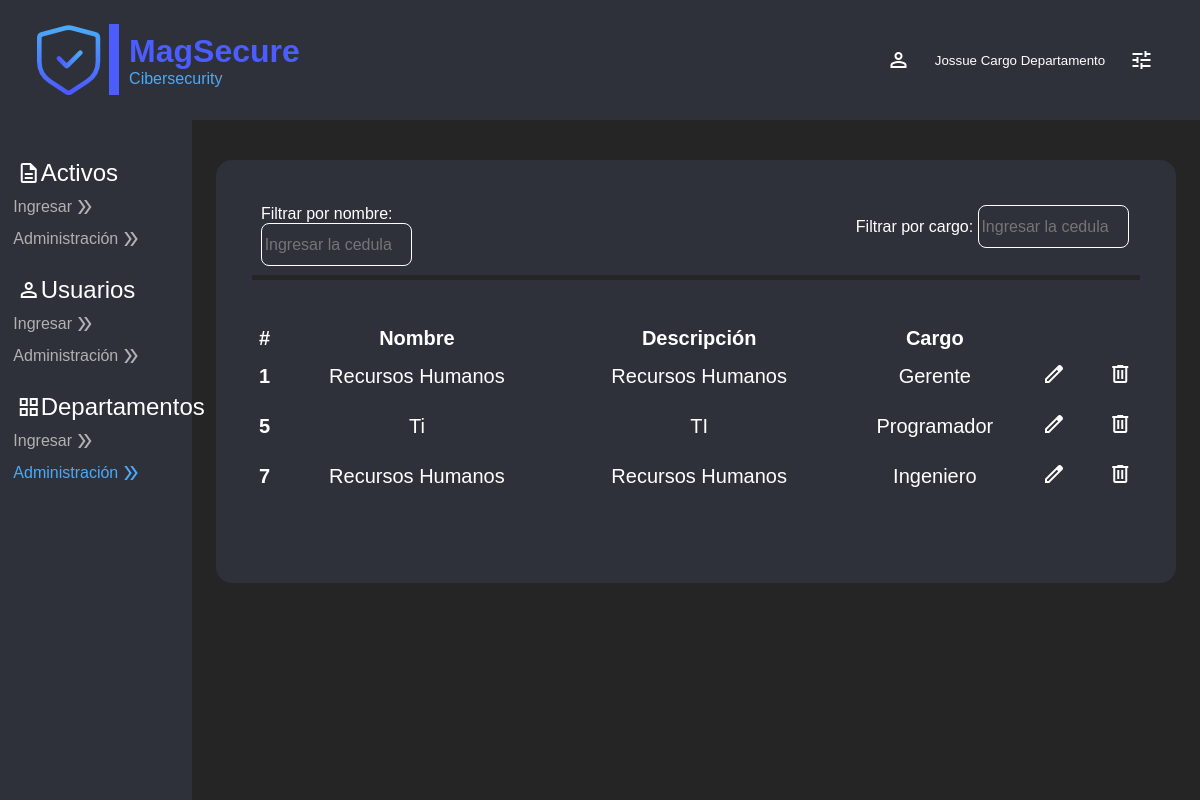
The page /home/tabledepartments/ (signed in) on the database as committed earlier.
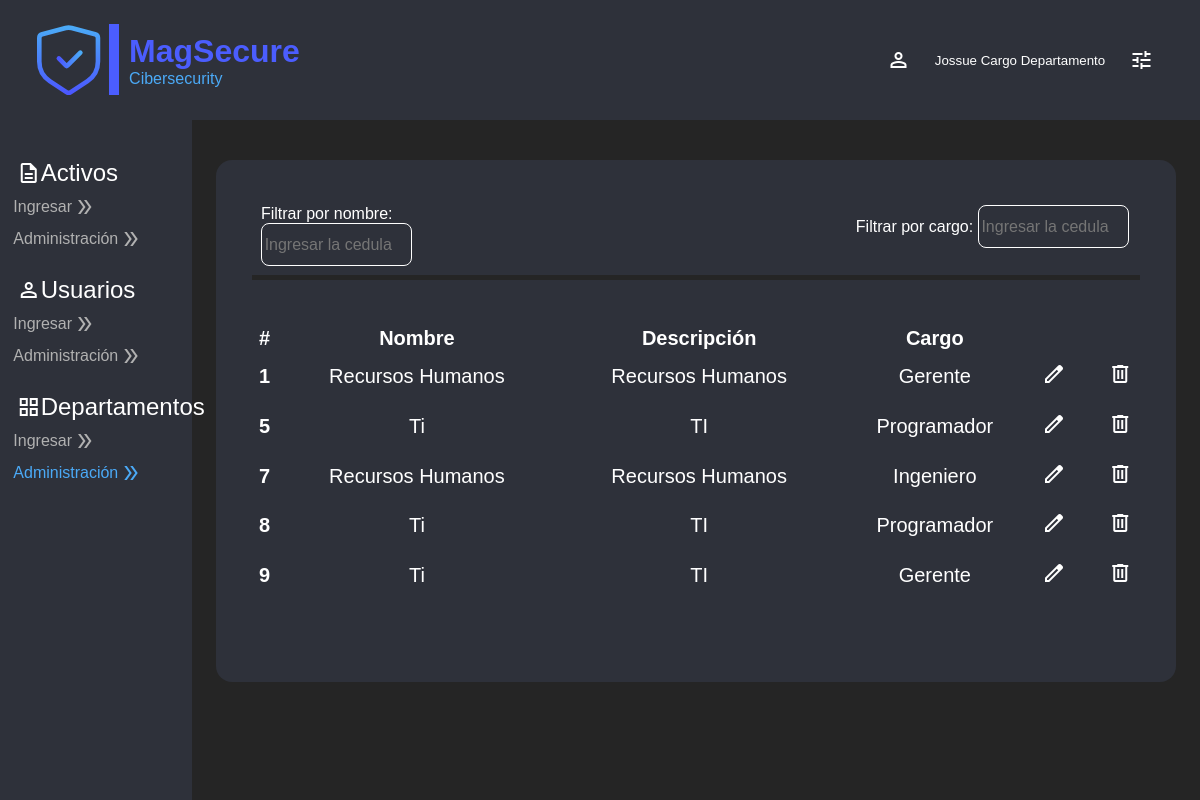
The same page on the database as committed later.
### InitialPage/models.py (models this page shows)
class Departments(models.Model):
    name = models.CharField(max_length=50, null=False)
    description = models.TextField(max_length=200, null=False)
    workload = models.ForeignKey(Workload, on_delete=models.CASCADE, null=True)

### Users/models.py (models this page shows)
class Workload(models.Model):
    name = models.CharField(max_length=50, null=False)

### InitialPage/views.py (the view)
# urls.py: path('tabledepartments/', views.tabledepartments, name='tabledepartments'),
def tabledepartments(request):
    if request.user.is_authenticated:
        return render(request, "tables/departaments.html",{
            "Departments": Departments.objects.all()
        })
    else:
        return HttpResponseRedirect(reverse("user:login_view"))

### InitialPage/templates/tables/departaments.html (shortened to what this page needs)
{% extends 'layoutHome.html' %}
{% load static %}
{% block action6 %} style="color:#4BAAF7" {% endblock %}
{% block body %}
<section id="bodyform-tables">
    <div class="box-finding">
        <div class="search-information">
            <label for="inpSearch">Filtrar por nombre:</label>
            <input type="text" id="inpSearch0" name="inpSearch" placeholder="Ingresar la cedula">
        </div>
        <div class="search-information">
            <label for="inpSearch">Filtrar por cargo:</label>
            <input type="text" id="inpSearch2" name="inpSearch3" placeholder="Ingresar la cedula">
        </div>
    </div>
    <div class="form-container">
        <table class="table" id="searchtable">
            <thead>
                <tr>
                    <th scope="col">#</th>
                    <th scope="col">Nombre</th>
                    <th scope="col">Descripción</th>
                    <th scope="col">Cargo</th>
                    <th scope="col">
                    </th>
                    <th scope="col"></th>
                    <th scope="col"></th>
                    <th scope="col"></th>
                    <th scope="col"></th>
                    <th scope="col"></th>
                    <th scope="col">
                    </th>
                </tr>
            </thead>
            <tbody>
                {% for department in Departments %}
                <tr>
                    <th scope="row">{{ department.id }}</th>
                    <td>{{ department.name }}</td>
                    <td>{{ department.description }}</td>
                    <td>{{ department.workload.name }}</td>
                    <td>
                        <a href="#" class="button-format">
                            <span class="material-symbols-outlined">
                            </span>
                        </a>
                    </td>
                    <td></td>
                    <td></td>
                    <td></td>
                    <td></td>
                    <td></td>
                    <td>
                        <a href="{% url 'home:deleteTableDepartments' department.id %}" class="button-format">
                            <span class="material-symbols-outlined">
                            </span>
                        </a>
                    </td>
                </tr>
                {% endfor %}
            </tbody>
        </table>
    </div>
</section>
{% endblock %}

Rows that differ between the two databases and show on the page:
added Departments: id "8", name "Ti", description "TI", workload.name "Programador"
added Departments: id "9", name "Ti", description "TI", workload.name "Gerente"
